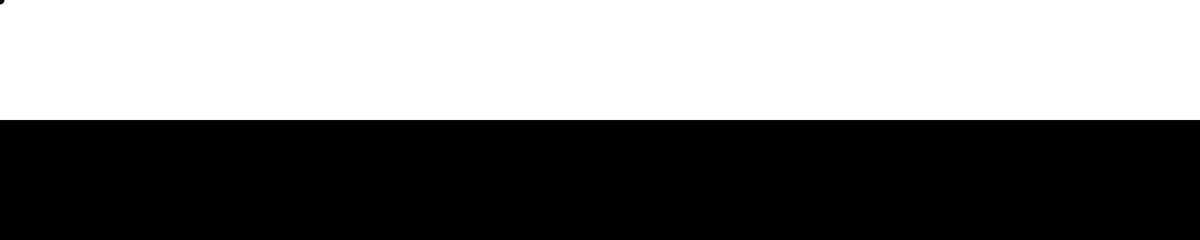
Frame 1 (no input)
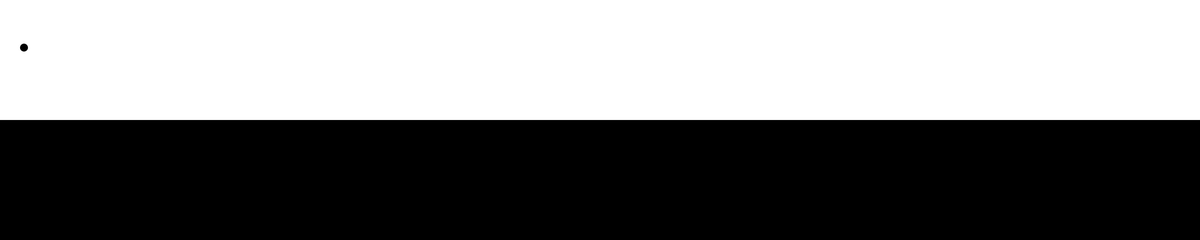
Frame 60 (no input)
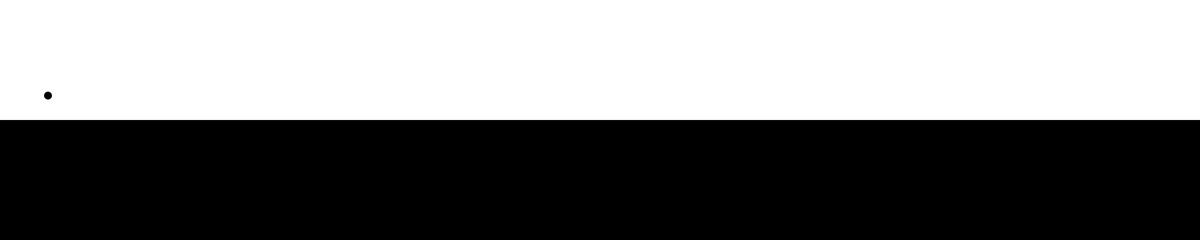
Frame 120 (the mouse pressed at the canvas centre since frame 60)

The p5.js sketch that drew these frames (run headless with seeded random() and noise() and a simulated clock; from frame 60 on, the mouse is pressed at the canvas centre):

// p5.js sketch
// ── sketch.js
var x = 1
var y = 1
var ySpeed = 2

function setup(){
  createCanvas(3000, 600)
}

function draw() {
  noStroke()

  fill(255)
  rect(0, 0, width, height/2)

  fill(0)
  rect(0, height/2, width, height/2)
  
  if (y > height/2) 
  fill(255);


  ellipse(x, y, 20, 20)

  x += 1
  y += ySpeed
  
  if (y > height) 
    ySpeed -= 2;
  
  
  if (y > height) 
  ySpeed = -2;
  
 else if (y < 0) 
  ySpeed = 2;

}
